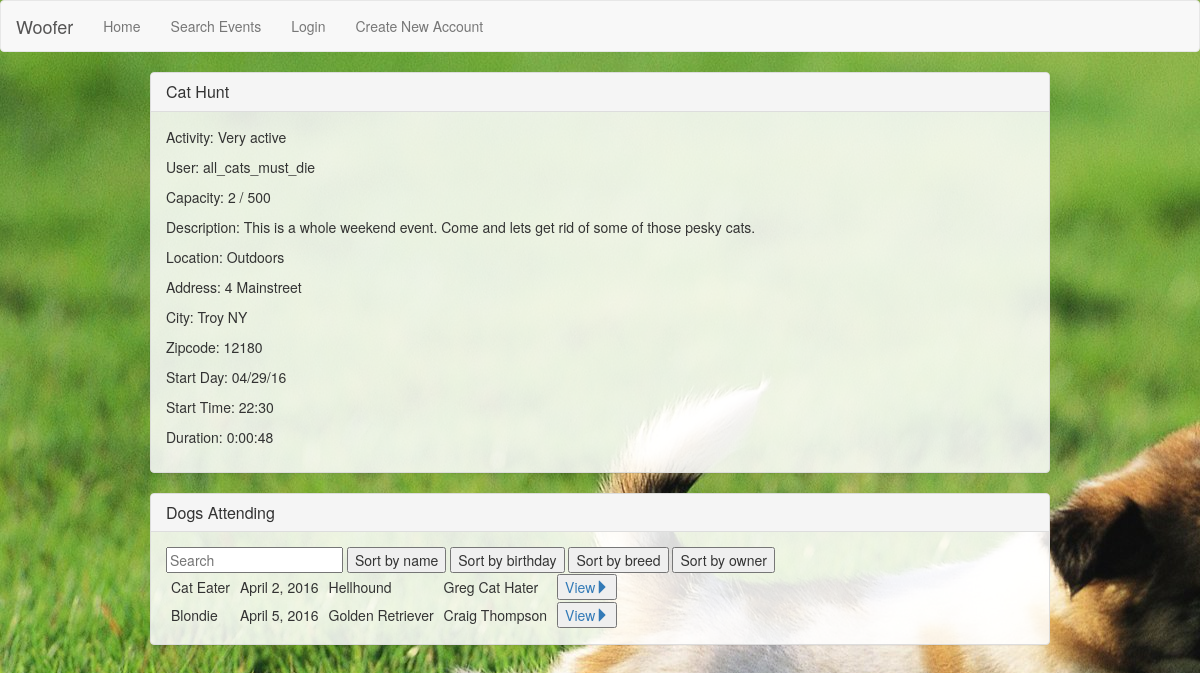
Before: /event_view/19/ with the older database file.
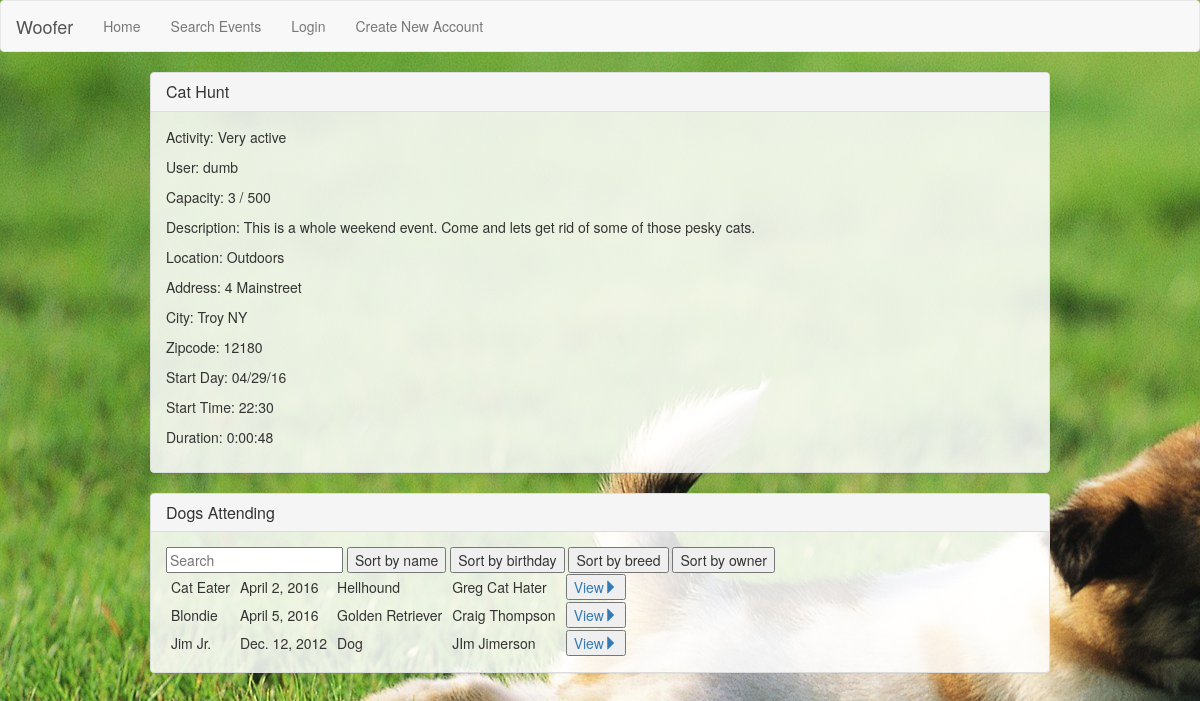
After: the same page with the newer database file.
### woofer/models.py (models this page shows, shortened)
class Event(models.Model):
    id = models.AutoField(primary_key=True)
    name = models.CharField(max_length=50)
    user = models.ForeignKey(User, on_delete=models.CASCADE)
    address = models.CharField(max_length=100)
    city = models.CharField(max_length=30)
    zipcode = models.IntegerField()
    start_day = models.DateField(auto_now=False, auto_now_add=False)
    start_time = models.TimeField(auto_now=False, auto_now_add=False)
    duration = models.DurationField()
    description = models.TextField()
    attendance_cap = models.IntegerField(default=0,
                                         validators=[validate_greater_than_or_equal_zero])
    INDOOR = 'I'
    OUTDOOR = 'O'
    LOCATION_CHOICES = (
        (INDOOR, 'Indoors'),
        (OUTDOOR, 'Outdoors')
        )
    location = models.CharField(max_length=1, choices=LOCATION_CHOICES)
    LOW = 'LO'
    MEDIUM = 'MD'
    HIGH = 'HI'
    ACTIVITY_CHOICES = (
        (LOW, 'Not active'),
        (MEDIUM, 'Somewhat active'),
        (HIGH, 'Very active')
        )
    activity = models.CharField(max_length=2, choices=ACTIVITY_CHOICES)
    def get_formatted_date(self):
        if self.start_day:
            return self.start_day.strftime("%m/%d/%y")
    def get_formatted_time(self):
        if self.start_time:
            return self.start_time.strftime("%H:%M")

class Dog(models.Model):
    id = models.AutoField(primary_key=True)
    name = models.CharField(max_length=100)
    owner = models.ForeignKey(User, on_delete=models.CASCADE)
    birthday = models.DateField(auto_now=False, auto_now_add=False, blank=True,
                                null=True, validators=[validate_date])
    weight = models.IntegerField(blank=True, null=True)
    breed = models.CharField(max_length=100, blank=True, null=True)
    potty_trained = models.BooleanField()
    bio = models.TextField(blank=True, null=True)
    LOW = 'LO'
    MEDIUM = 'MD'
    HIGH = 'HI'
    ACTIVITY_CHOICES = (
        (LOW, 'Not active'),
        (MEDIUM, 'Somewhat active'),
        (HIGH, 'Very active')
        )
    TEMPERAMENT_CHOICES = (
        (LOW, 'Prefers to be left alone'),
        (MEDIUM, 'Good with small groups'),
        (HIGH, 'Good with any size groups')
        )
    activity = models.CharField(max_length=2, choices=ACTIVITY_CHOICES)
    temperament_kids = models.CharField(max_length=2, choices=TEMPERAMENT_CHOICES)
    temperament_dogs = models.CharField(max_length=2, choices=TEMPERAMENT_CHOICES)
    temperament_strangers = models.CharField(max_length=2, choices=TEMPERAMENT_CHOICES)

### woofer/views/event_views.py (the view)
# urls.py: url(r'^event_view/(?P<eventid>[0-9]+)/$', event_views.view_event, name='view-event'),
def view_event(request, eventid):
    event = Event.objects.annotate(Count('eventattendance')).get(id=eventid)
    dog_ids = EventAttendance.objects.all().filter(event_id=event.id).values('dog')
    dogs = Dog.objects.all().filter(id__in=dog_ids)
    attend_form = None
    remove_form = None
    if request.user.is_authenticated():
        attend_form = EventAttendanceForm(request.user, event)
        remove_form = RemoveAttendanceForm(request.user, event)
    return render(request, 'woofer/events/event_details.html',
                  {
                      'event' : event,
                      'dogs' : dogs,
                      'attend_form' : attend_form,
                      'remove_form' : remove_form
                  })

### woofer/templates/woofer/events/event_details.html (shortened to what this page needs)
{% extends 'woofer/pageframe.html' %}
{% block content %}
<div class="panel panel-default">
  <div class="panel-heading">
    <h3 class="panel-title">{{ event.name }}</h3>
  </div>
    <div class="panel-body">
      <p>Activity: {{ event.get_activity_display }}</p>
      <p>User: {{ event.user }}</p>
      <p>Capacity: {{ event.eventattendance__count }} / {{ event.attendance_cap }}</p>
      <p>Description: {{ event.description }}</p>
      <p>Location: {{ event.get_location_display }}</p>
      <p>Address: {{ event.address }}</p>
      <p>City: {{ event.city }}</p>
      <p>Zipcode: {{  event.zipcode }}</p>
      <p>Start Day: {{ event.get_formatted_date }}</p>
      <p>Start Time: {{ event.get_formatted_time }}</p>
      <p>Duration: {{ event.duration }}</p>
  </div>
</div>
<div class="panel panel-default">
  <div class="panel-heading">
    <h3 class="panel-title">Dogs Attending</h3>
  </div>
  <div class="panel-body">
      <div id="dogs">
        <input class="search" placeholder="Search" />
        <button class="sort" data-sort="name">Sort by name</button>
        <button class="sort" data-sort="birthday">Sort by birthday</button>
        <button class="sort" data-sort="breed">Sort by breed</button>
        <button class="sort" data-sort="owner">Sort by owner</button>
      <table>
        <tbody class="list">
          {% for dog in dogs %}
            <tr>
              <td class="name">{{ dog.name }}</td>
              <td class="birthday">{{ dog.birthday }}</td>
              <td class="breed">{{ dog.breed }}</td>
              <td class="breed">{{ dog.owner.get_full_name }}</td>
              <td><a href="{% url 'view-dog' dog.id %}" ><button class="">View<span class="glyphicon glyphicon-triangle-right" aria-hidden="true"></span></button></a></td>
            </tr>
          {% endfor %}
        </tbody>
      </table>
    </div>
  </div>
</div>
{% endblock %}

### woofer/templates/woofer/pageframe.html (shortened to what this page needs)
{% load staticfiles %}
<!DOCTYPE html>
<html lang="en">
  <head>
    <link href="https://maxcdn.bootstrapcdn.com/bootstrap/3.3.6/css/bootstrap.min.css" rel="stylesheet" type="text/css"/>
    <link href="{% static "css/main.css" %}" rel="stylesheet" type="text/css"/>
  </head>
  <body>
  <div id="wrap">
    <nav class="navbar navbar-default">
  <div class="container-fluid">
    <div class="navbar-header">
      <a class="navbar-brand" href="{% url 'index' %}">Woofer</a>
    </div>
    <div class="collapse navbar-collapse" id="bs-example-navbar-collapse-1">
      <ul class="nav navbar-nav">
        <li><a href="{% url 'index' %}">Home</a></li>
        <li><a href="{% url 'event-list' %}">Search Events</a></li>
        {% if request.user.is_authenticated %}
          <li><h4 class="nav-welcome">Welcome {{ user.username }}!</h4></li>
          <li><a href="{% url 'create-event' %}">Create Event</a></li>
          <li><a href="{% url 'view-profile' %}">View Profile</a></li>
          <li><a href="{% url 'add-dog' %}">Add Dog</a></li>
          <li><a href="{% url 'logout' %}">Logout</a></li>
        {% else %}
          <li><a href="{% url 'login' %}">Login</a></li>
          <li><a href="{% url 'create-user' %}">Create New Account</a></li>
        {% endif %}
      </ul>
    </div>
  </div>
</nav>
    <div id="content_wrap">
     {% block content %}If you are seeing this please contact a site administrator.{% endblock %}
     </div>
  </div>
  </body>
</html>

### static/css/main.css (style rules this page uses)
body { background-image: url("../images/background.jpg"); background-color: #E1E1E1; background-attachment: fixed; }
#content_wrap { max-width: 900px; margin-left: auto; margin-right: auto; }
.panel.panel-default { background-color:rgba(255, 255, 255, 0.85); }
.navbar-brand { color: #555454 !important; }
td { padding: 1px 5px 1px 5px; }

Changed rows visible on the page:
changed through a linked row, Event "Cat Hunt": user "all_cats_must_die" → "dumb"; eventattendance__count "2" → "3"
added Dog: name "Jim Jr.", birthday "Dec. 12, 2012", breed "Dog", owner.get_full_name "JIm Jimerson"
